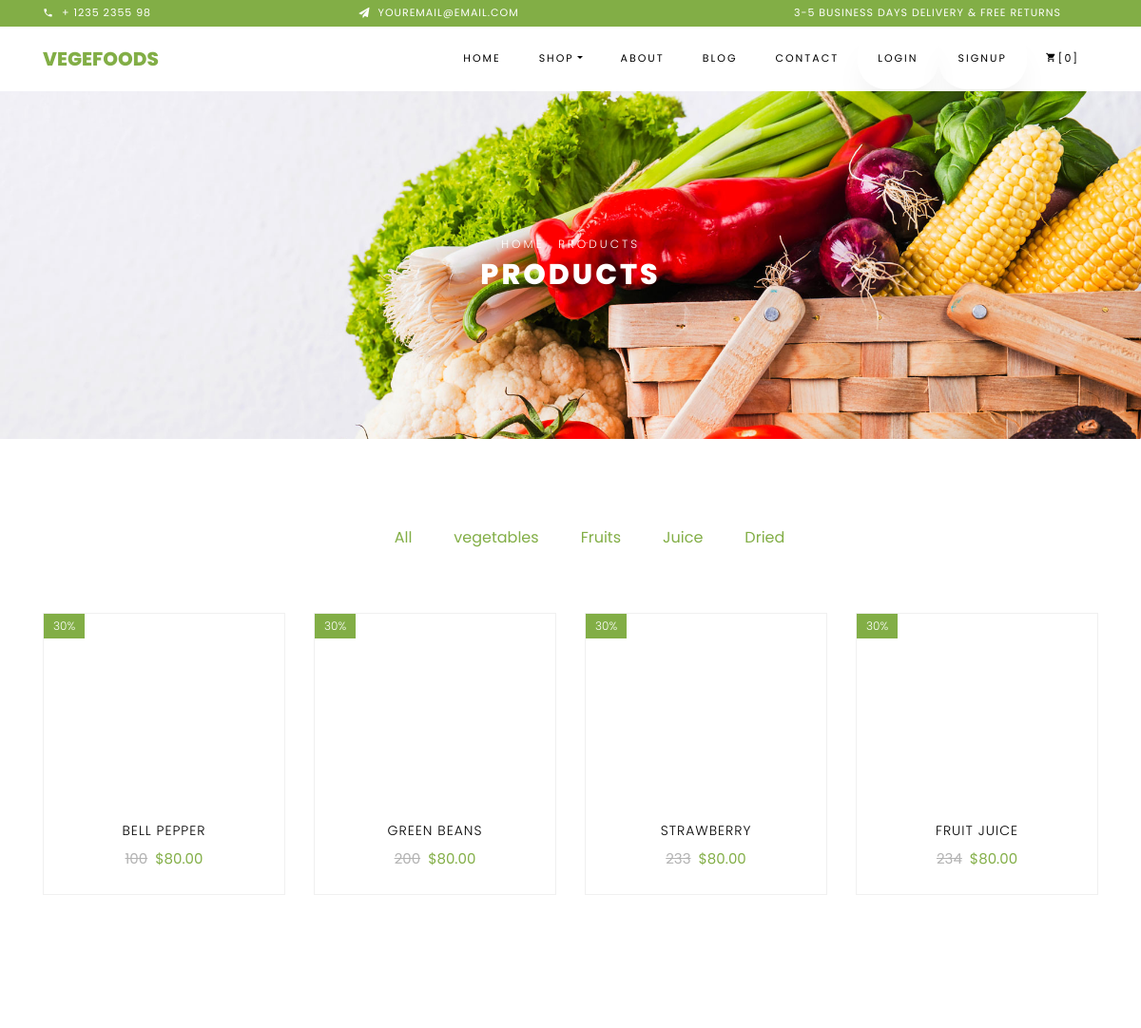
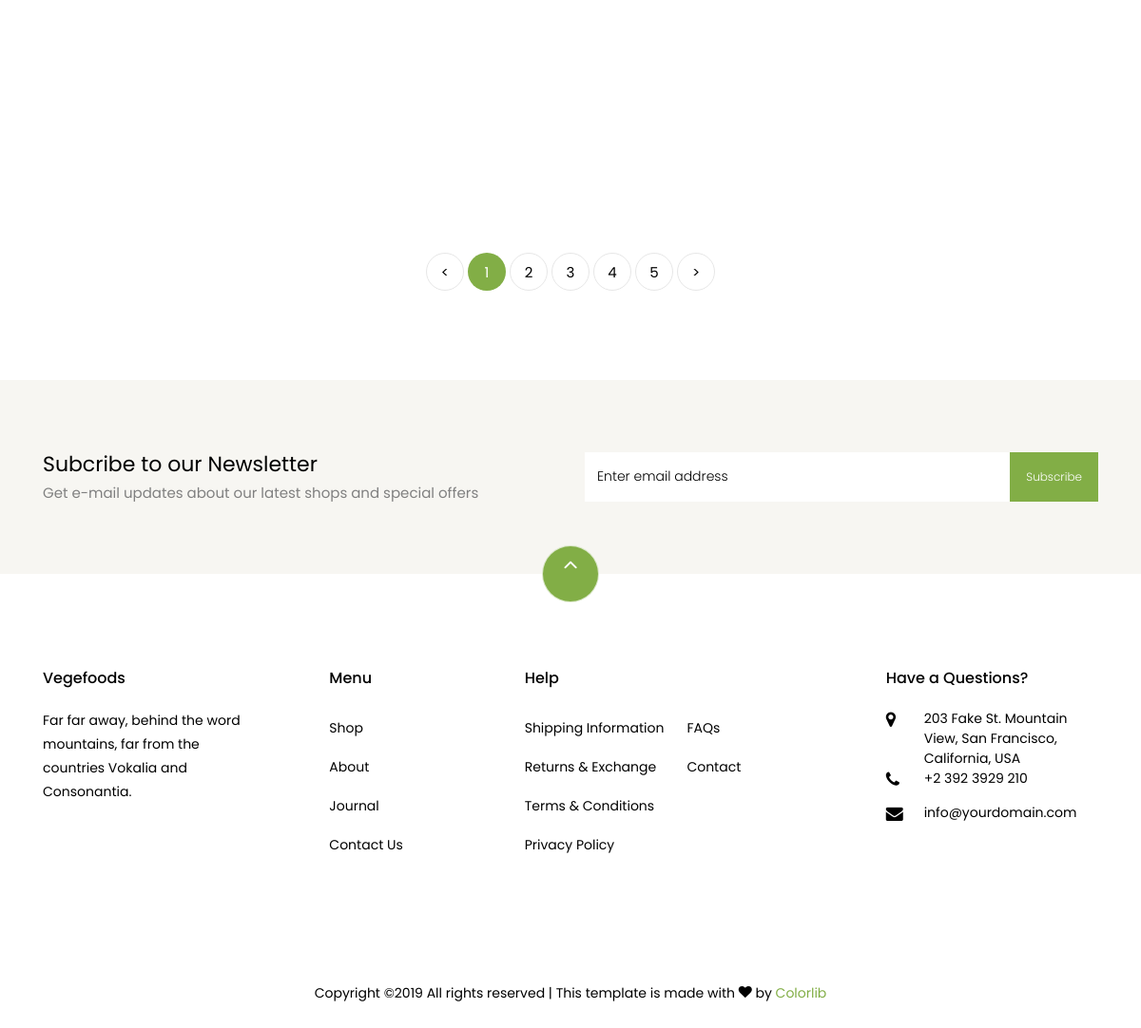
Screenshot of /cart/products/0 with the database file from the repository (2 pictures, top to bottom).
### cart/models.py (models this page shows, shortened)
class Category(models.Model):
    category_name = models.CharField(max_length=128)

class Product(models.Model):
    name = models.CharField(max_length=128)
    image=models.ImageField(null=True, blank=True, upload_to="product_images")
    price=models.IntegerField()
    category=models.ForeignKey(Category, on_delete=models.CASCADE)

### cart/views.py (the view)
# urls.py: path('products/<int:category_id>',views.display_product,name="display_product")
def display_product(request,category_id):
    all_category=Category.objects.all()
    if(category_id == 0):
         products = Product.objects.all()
         category_name='all'
    else:
         category=Category.objects.get(pk=category_id)
         products = Product.objects.filter(category=category)
         category_name = category.category_name
    context={'products':products,'all_category':all_category,'category_name':category_name}
    return render(request,'cart/shop.html',context)

### cart/templates/cart/shop.html (shortened to what this page needs)
{% load static %}
<!DOCTYPE html>
<html lang="en">
 {% include 'cart/header.html' %}
  <body class="goto-here">
    {% include "cart/navbar.html" %}
    <div class="hero-wrap hero-bread" style="background-image:url({% static 'cart/images/bg_1.jpg' %});">
      <div class="container">
        <div class="row no-gutters slider-text align-items-center justify-content-center">
          <div class="col-md-9 ftco-animate text-center">
          	<p class="breadcrumbs"><span class="mr-2"><a href="index.html">Home</a></span> <span>Products</span></p>
            <h1 class="mb-0 bread">Products</h1>
          </div>
        </div>
      </div>
    </div>
    <section class="ftco-section">
    	<div class="container">
    		<div class="row justify-content-center">
    			<div class="col-md-10 mb-5 text-center">
						{% if all_category %}
						<ul class="product-category">
								<li><a href="{% url 'cart:display_product' 0 %}#All">All</a></li>
						{% for category in all_category %}
							<li><a href="{% url 'cart:display_product' category.id %}#{{ category.category_name }}">{{ category.category_name }}</a></li>
						{% endfor %}
						</ul>
					{% else %}
						<p>No category are available.</p>
					{% endif %}
    			</div>
			</div>
			{% if products  %}
    		<div class="row" id="{{ category_name }}">
				{% for p in products %}
    			<div class="col-md-6 col-lg-3 ftco-animate " >
    				<div class="product" >
    					<a href="#" class="img-prod"><img class="img-fluid" src="{{ p.image.url }}" alt="Colorlib Template">
    						<span class="status">30%</span>
    					</a>
    					<div class="text py-3 pb-4 px-3 text-center">
    						<h3><a href="#">{{ p.name }}</a></h3>
    						<div class="d-flex">
    							<div class="pricing">
		    						<p class="price"><span class="mr-2 price-dc">{{ p.price }}</span><span class="price-sale">$80.00</span></p>
		    					</div>
	    					</div>
    					</div>
    				</div>
				</div>
				{% endfor %}
				{% else  %}
				<p>no products available</p>
    			{% endif %}
    		</div>
    		<div class="row mt-5">
          <div class="col text-center">
            <div class="block-27">
              <ul>
                <li><a href="#">&lt;</a></li>
                <li class="active"><span>1</span></li>
                <li><a href="#">2</a></li>
                <li><a href="#">3</a></li>
                <li><a href="#">4</a></li>
                <li><a href="#">5</a></li>
                <li><a href="#">&gt;</a></li>
              </ul>
            </div>
          </div>
        </div>
    	</div>
    </section>
		<section class="ftco-section ftco-no-pt ftco-no-pb py-5 bg-light">
      <div class="container py-4">
        <div class="row d-flex justify-content-center py-5">
          <div class="col-md-6">
          	<h2 style="font-size: 22px;" class="mb-0">Subcribe to our Newsletter</h2>
          	<span>Get e-mail updates about our latest shops and special offers</span>
          </div>
          <div class="col-md-6 d-flex align-items-center">
            <form action="#" class="subscribe-form">
              <div class="form-group d-flex">
                <input type="text" class="form-control" placeholder="Enter email address">
                <input type="submit" value="Subscribe" class="submit px-3">
              </div>
            </form>
          </div>
        </div>
      </div>
    </section>
    {% include "cart/footer.html" %}
  </body>
</html>

### cart/templates/cart/header.html (shortened to what this page needs)
{% load static %}
 <head>
    <link rel="stylesheet" href="{% static 'cart/css/open-iconic-bootstrap.min.css' %}">
    <link rel="stylesheet" href="{% static 'cart/css/animate.css' %}">
    <link rel="stylesheet" href="{% static 'cart/css/owl.carousel.min.css' %}">
    <link rel="stylesheet" href="{% static 'cart/css/owl.theme.default.min.css' %}">
    <link rel="stylesheet" href="{% static 'cart/css/magnific-popup.css' %}">
    <link rel="stylesheet" href="{% static 'cart/css/aos.css' %}">
    <link rel="stylesheet" href="{% static 'cart/css/ionicons.min.css' %}">
    <link rel="stylesheet" href="{% static 'cart/css/bootstrap-datepicker.css' %}">
    <link rel="stylesheet" href="{% static 'cart/css/jquery.timepicker.css' %}">
    <link rel="stylesheet" href="{% static 'cart/css/flaticon.css' %}">
    <link rel="stylesheet" href="{% static 'cart/css/icomoon.css' %}">
    <link rel="stylesheet" href="{% static 'cart/css/style.css' %}">
  </head>

### cart/templates/cart/navbar.html (shortened to what this page needs)
<div class="py-1 bg-primary">
    	<div class="container">
    		<div class="row no-gutters d-flex align-items-start align-items-center px-md-0">
	    		<div class="col-lg-12 d-block">
		    		<div class="row d-flex">
		    			<div class="col-md pr-4 d-flex topper align-items-center">
					    	<div class="icon mr-2 d-flex justify-content-center align-items-center"><span class="icon-phone2"></span></div>
						    <span class="text">+ 1235 2355 98</span>
					    </div>
					    <div class="col-md pr-4 d-flex topper align-items-center">
					    	<div class="icon mr-2 d-flex justify-content-center align-items-center"><span class="icon-paper-plane"></span></div>
						    <span class="text">youremail@email.com</span>
					    </div>
					    <div class="col-md-5 pr-4 d-flex topper align-items-center text-lg-right">
						    <span class="text">3-5 Business days delivery &amp; Free Returns</span>
					    </div>
				    </div>
			    </div>
		    </div>
		  </div>
    </div>
    <nav class="navbar navbar-expand-lg navbar-dark ftco_navbar bg-dark ftco-navbar-light" id="ftco-navbar">
	    <div class="container">
	      <a class="navbar-brand" href="index.html">Vegefoods</a>
	      <div class="collapse navbar-collapse" id="ftco-nav">
	        <ul class="navbar-nav ml-auto">
	          <li class="nav-item active"><a href="{% url 'cart:home'  %}" class="nav-link">Home</a></li>
	          <li class="nav-item dropdown">
              <a class="nav-link dropdown-toggle" href="#" id="dropdown04" data-toggle="dropdown" aria-haspopup="true" aria-expanded="false">Shop</a>
            </li>
	          <li class="nav-item"><a href="{% url 'cart:about'  %}" class="nav-link">About</a></li>
	          <li class="nav-item"><a href="{% url 'cart:blog'  %}" class="nav-link">Blog</a></li>
	          <li class="nav-item"><a href="{% url 'cart:contact'  %}" class="nav-link">Contact</a></li>
	         <li class="nav-item"><a  data-toggle="modal" data-target="#myModal" class="nav-link btn btn-default">Login</a></li>
	          <li class="nav-item  "><a  data-toggle="modal" data-target="#signupmyModal" class="nav-link btn btn-default ">SignUp</a></li>
	          <li class="nav-item cta cta-colored"><a href="cart.html" class="nav-link"><span class="icon-shopping_cart"></span>[0]</a></li>
	        </ul>
	      </div>
	    </div>
	  </nav>

### cart/templates/cart/footer.html (shortened to what this page needs)
 <footer class="ftco-footer ftco-section">
      <div class="container">
      	<div class="row">
      		<div class="mouse">
						<a href="#" class="mouse-icon">
							<div class="mouse-wheel"><span class="ion-ios-arrow-up"></span></div>
						</a>
					</div>
      	</div>
        <div class="row mb-5">
          <div class="col-md">
            <div class="ftco-footer-widget mb-4">
              <h2 class="ftco-heading-2">Vegefoods</h2>
              <p>Far far away, behind the word mountains, far from the countries Vokalia and Consonantia.</p>
              <ul class="ftco-footer-social list-unstyled float-md-left float-lft mt-5">
              </ul>
            </div>
          </div>
          <div class="col-md">
            <div class="ftco-footer-widget mb-4 ml-md-5">
              <h2 class="ftco-heading-2">Menu</h2>
              <ul class="list-unstyled">
                <li><a href="#" class="py-2 d-block">Shop</a></li>
                <li><a href="#" class="py-2 d-block">About</a></li>
                <li><a href="#" class="py-2 d-block">Journal</a></li>
                <li><a href="#" class="py-2 d-block">Contact Us</a></li>
              </ul>
            </div>
          </div>
          <div class="col-md-4">
             <div class="ftco-footer-widget mb-4">
              <h2 class="ftco-heading-2">Help</h2>
              <div class="d-flex">
	              <ul class="list-unstyled mr-l-5 pr-l-3 mr-4">
	                <li><a href="#" class="py-2 d-block">Shipping Information</a></li>
	                <li><a href="#" class="py-2 d-block">Returns &amp; Exchange</a></li>
	                <li><a href="#" class="py-2 d-block">Terms &amp; Conditions</a></li>
	                <li><a href="#" class="py-2 d-block">Privacy Policy</a></li>
	              </ul>
	              <ul class="list-unstyled">
	                <li><a href="#" class="py-2 d-block">FAQs</a></li>
	                <li><a href="#" class="py-2 d-block">Contact</a></li>
	              </ul>
	            </div>
            </div>
          </div>
          <div class="col-md">
            <div class="ftco-footer-widget mb-4">
            	<h2 class="ftco-heading-2">Have a Questions?</h2>
            	<div class="block-23 mb-3">
	              <ul>
	                <li><span class="icon icon-map-marker"></span><span class="text">203 Fake St. Mountain View, San Francisco, California, USA</span></li>
	                <li><a href="#"><span class="icon icon-phone"></span><span class="text">+2 392 3929 210</span></a></li>
	                <li><a href="#"><span class="icon icon-envelope"></span><span class="text">info@yourdomain.com</span></a></li>
	              </ul>
	            </div>
            </div>
          </div>
        </div>
        <div class="row">
          <div class="col-md-12 text-center">
            <p>
						  Copyright &copy;<script>document.write(new Date().getFullYear());</script> All rights reserved | This template is made with <i class="icon-heart color-danger" aria-hidden="true"></i> by <a href="https://colorlib.com" target="_blank">Colorlib</a>
						</p>
          </div>
        </div>
      </div>
    </footer>

### cart/templates/cart/script.html (shortened to what this page needs)
{% load static %}

### cart/static/cart/css/icomoon.css (style rules this page uses)
[class^="icon-"], [class*=" icon-"] { font-family: 'icomoon' !important; speak: none; font-style: normal; font-weight: normal; font-variant: normal; text-transform: none; line-height: 1; -webkit-font-smoothing: antialiased; -moz-osx-font-smoothing: grayscale; }
.icon-heart:before { content: "\f004"; }
.icon-map-marker:before { content: "\f041"; }
.icon-phone:before { content: "\f095"; }
.icon-envelope:before { content: "\f0e0"; }
.icon-paper-plane:before { content: "\f1d8"; }
.icon-phone2:before { content: "\e0cd"; }
.icon-shopping_cart:before { content: "\e8cc"; }

### rows the page displays
Category: category_name "vegetables"
Category: category_name "Fruits"
Category: category_name "Juice"
Category: category_name "Dried"
Product: name "BELL PEPPER", price "100"
Product: name "GREEN BEANS", price "200"
Product: name "STRAWBERRY", price "233"
Product: name "FRUIT JUICE", price "234"
